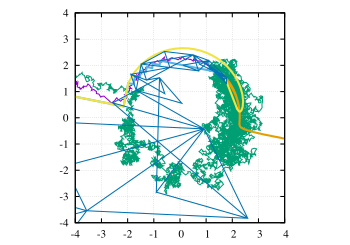

Here is the gnuplot script that generated this plot:
set xrange [-4:4]
set yrange [-4:4]
set size square
set grid
unset key
plot \
"mc_steepest_descent_2d.dat" u 2:3 title "Steepest Descent (MC)" w l ,\
"simulated_annealing_2d.dat" u 3:4 title "Simulated Annealing" w l ,\
"steepest_descent_2d.dat" u 2:3 title "Steepest Descent" w l lw 2,\
"gradient_descent_2d.dat" u 2:3 title "Gradient Descent" w l lw 2,\
"cg_2d.dat" u 2:3 title "Conjugate Gradient" w l lw 2,\
"nelder_mead_2d.dat" u 4:5 title "Nelder Mead" w l
